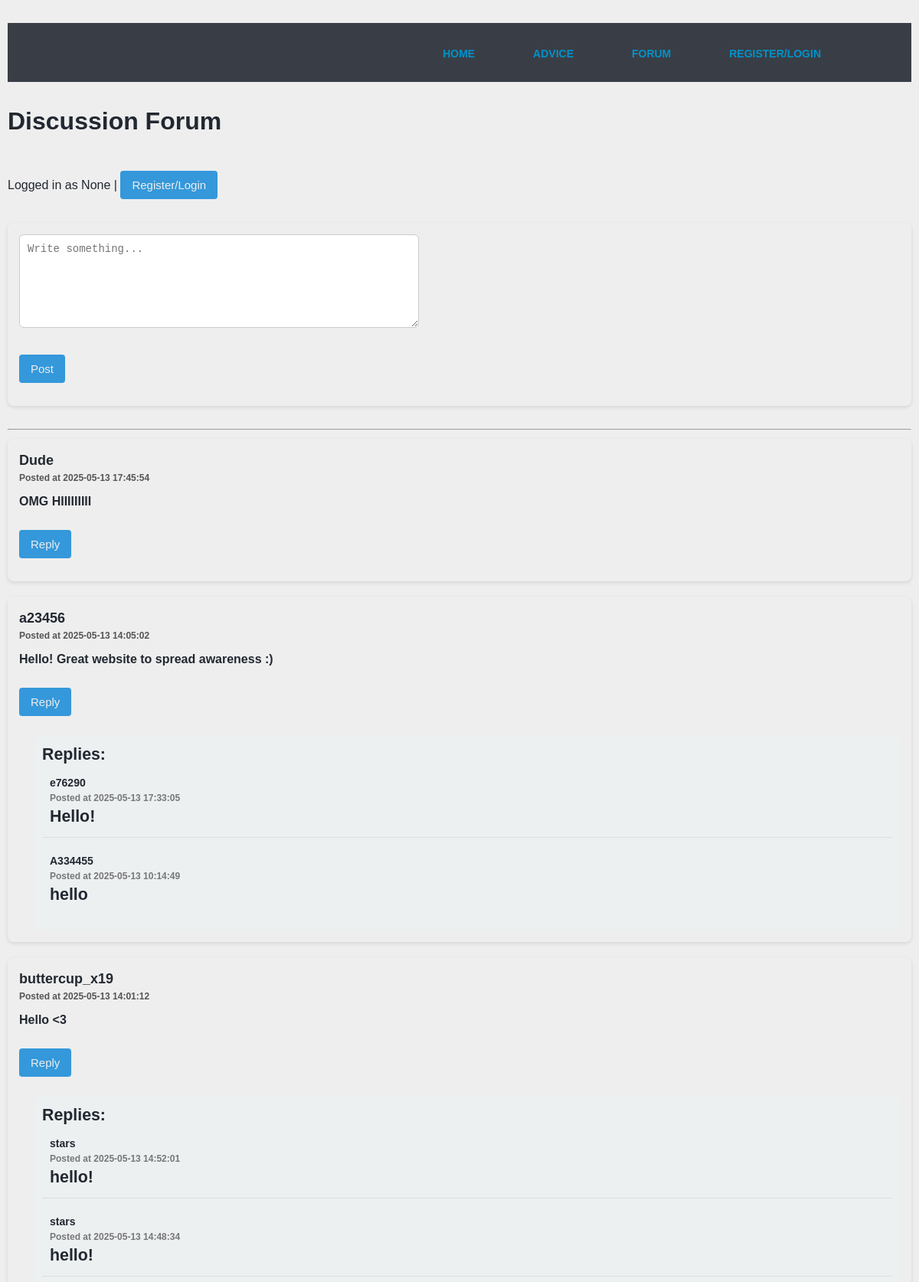
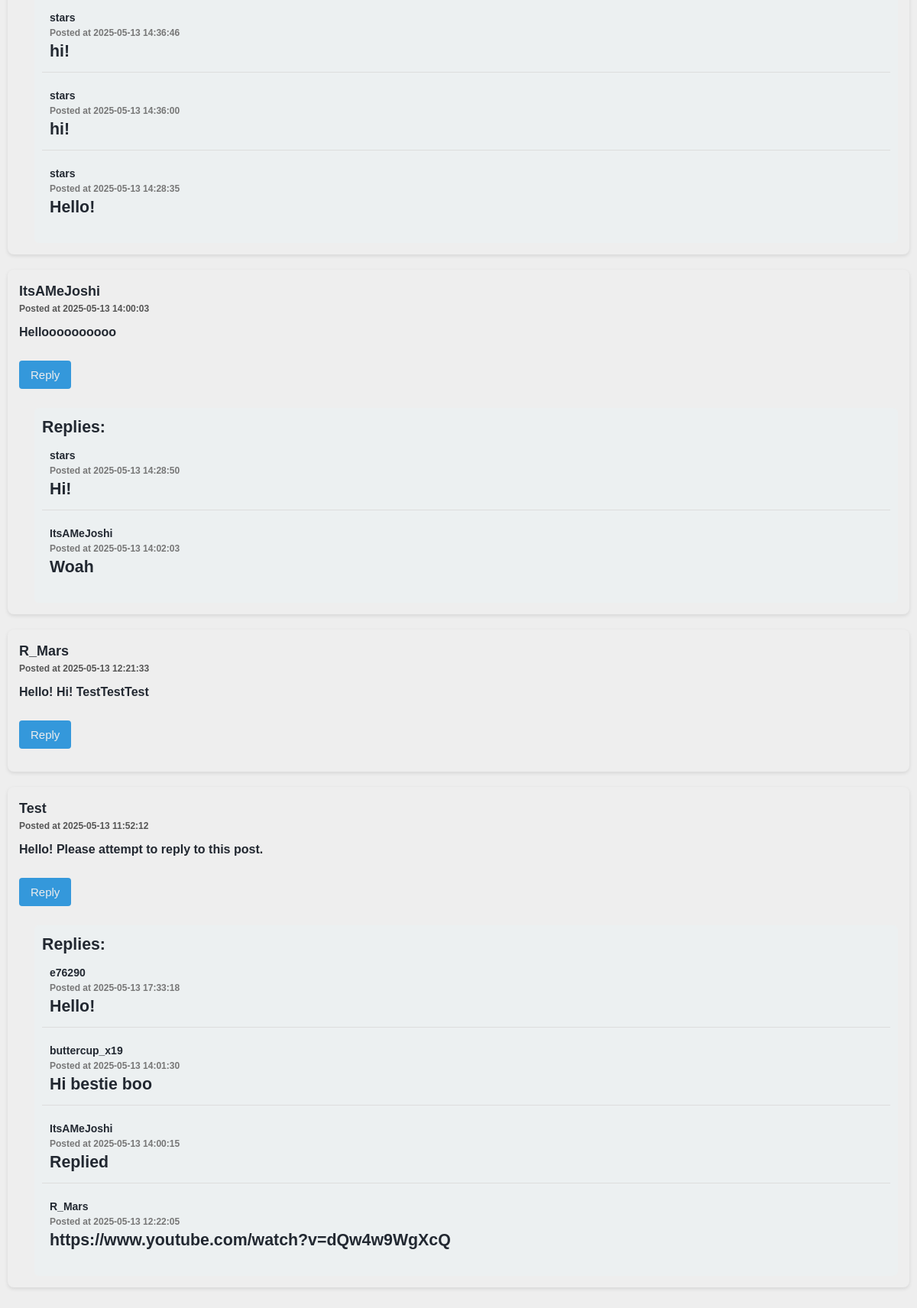
Page /forum on the committed database (2 pictures, top to bottom).
### tables this page shows
CREATE TABLE posts (
    id INTEGER PRIMARY KEY AUTOINCREMENT,
    user_id INTEGER NOT NULL,
    content TEXT NOT NULL,
    timestamp DATETIME DEFAULT CURRENT_TIMESTAMP,
    parent_post_id INTEGER DEFAULT NULL,  -- For replies
    FOREIGN KEY(user_id) REFERENCES users(id),
    FOREIGN KEY(parent_post_id) REFERENCES posts(id)
);

CREATE TABLE users (
    id INTEGER PRIMARY KEY AUTOINCREMENT,
    username TEXT NOT NULL UNIQUE,
    password TEXT NOT NULL
);

### app.py (the view)
@app.route('/forum', methods=['GET', 'POST'])
def forum():
    db = get_db()
    cursor = db.cursor()
    if request.method == 'POST' and 'user_id' in session:
        content = request.form['content']
        parent_post_id = request.form.get('parent_post_id')  # Get parent post ID if it's a reply
        cursor.execute("INSERT INTO posts (user_id, content, parent_post_id) VALUES (?, ?, ?)",
                       (session['user_id'], content, parent_post_id))
        db.commit()
    cursor.execute("""
        SELECT posts.id, posts.content, posts.timestamp, users.username, posts.parent_post_id
        FROM posts
        JOIN users ON posts.user_id = users.id
        ORDER BY posts.timestamp DESC
    """)
    posts = cursor.fetchall()
    post_dict = {}
    for post in posts:
        post_dict[post[0]] = {"id": post[0], "content": post[1], "timestamp": post[2],
                              "username": post[3], "parent_post_id": post[4], "replies": []}
    for post in posts:
        parent_id = post[4]  # Assuming index 4 is parent_id
        if parent_id in post_dict:
            post_dict[parent_id]["replies"].append(post_dict[post[0]])
        else:
            print(f"Warning: Parent post {parent_id} not found for post {post[0]}")
    top_level_posts = [post for post in post_dict.values() if post["parent_post_id"] is None]
    return render_template('forum.html', posts=top_level_posts, username=session.get('username'))

### app.py (called while the page is built)
def get_db():
    db = sqlite3.connect(DATABASE)
    db.row_factory = sqlite3.Row
    return db

@app.teardown_appcontext
def close_connection(exception):
    db = getattr(g, '_database', None)
    if db is not None:
        db.close()

### templates/forum.html (shortened to what this page needs)
<!DOCTYPE html>
<html lang="en">
  <head>
    <link rel="stylesheet" type="text/css" href="{{ url_for('static', filename='forum_style.css') }}">
  </head>
  <body>
    <header>
      <div class="container">
        <nav>
          <ul>
            <li><a href="/">Home</a></li>
            <li><a href="/advice">Advice</a></li>
            <li><a href="#">Forum</a></li>
            {% if session.get('user_id') %}
            <li><a href="/logout">Logout</a></li>
            {% else %}
            <li><a href="/register_login">Register/Login</a></li>
            {% endif %}
          </ul>
        </nav>
      </div>
    </header>
    <main>
        <h2>Discussion Forum</h2>
<p>Logged in as {{ username }} | {% if session.get('user_id') %} <a href="/logout"><button>Logout</button></a> {% else %} <a href="/register_login"><button>Register/Login</button></a> {% endif %}
<form method="post">
  <textarea name="content" required placeholder="Write something..."></textarea><br>
  <button type="submit">Post</button>
</form>
<hr>
{% for post in posts %}
  <div class="post">
    <div class="post-header">{{ post.username }}</div>
    <div class="post-info">Posted at {{ post.timestamp }}</div>
    <div class="post-content">{{ post.content }}</div>
    <button class="toggle-reply-btn" data-post-id="{{ post.id }}">Reply</button>
    {% if post.replies %}
      <div class="replies">
        <strong>Replies:</strong>
        {% for reply in post.replies %}
          <div class="reply">
            <div class="reply-header">{{ reply.username }}</div>
            <div class="reply-info">Posted at {{ reply.timestamp }}</div>
            <div class="reply-content">{{ reply.content }}</div>
          </div>
        {% endfor %}
      </div>
    {% endif %}
  </div>
{% endfor %}
    </main>
  </body>
</html>

### static/forum_style.css (style rules this page uses)
.container { width: 80%; margin: 20px auto; }
header { background: #393e46; }
header::after { content: ''; display: table; clear: both; }
nav { float: right; }
nav ul { margin: 0; padding: 0; list-style: none; }
nav li { display: inline-block; margin-left: 70px; padding-top: 23px; position: relative; }
nav a { color: #0092ca; text-decoration: none; text-transform: uppercase; font-size: 14px; }
nav a::before { content: ''; display: block; height: 5px; background-color: #444; position: absolute; top: 0; width: 0%; transition: all ease-in-out 250ms; }
button { padding: 15px; border-radius: 10px; margin-top: 15px; margin-bottom: 15px; border: none; color: #eeeeee; cursor: pointer; background-color: #0092ca; width: auto; font-size: 16px; }
.post { background-color: #eeeeee; padding: 15px; margin-bottom: 20px; border-radius: 8px; box-shadow: 0 2px 5px rgba(0, 0, 0, 0.1); width: auto; }
.post-header { font-size: 18px; font-weight: bold; }
.post-info { font-size: 12px; color: #555; margin-bottom: 10px; }
.post-content { font-size: 16px; margin-bottom: 10px; }
.replies { margin-left: 20px; background-color: #ecf0f1; padding: 10px; border-radius: 6px; margin-top: 10px; }
.reply { padding: 10px; border-bottom: 1px solid #ddd; margin-bottom: 10px; }
.reply:last-child { border-bottom: none; }
.reply .reply-header { font-size: 14px; font-weight: bold; }
.reply .reply-info { font-size: 12px; color: #777; }
form { background-color: #eeeeee; padding: 15px; margin-bottom: 30px; border-radius: 8px; box-shadow: 0 2px 5px rgba(0, 0, 0, 0.1); }
form textarea { width: 500px; height: 100px; padding: 10px; border: 1px solid #ccc; border-radius: 6px; font-size: 14px; margin-bottom: 10px; }
button, form button, .small-btn { background-color: #3498db; color: #eeeeee; border: none; padding: 10px 15px; font-size: 15px; border-radius: 4px; cursor: pointer; width: auto; }

### rows in the picture
posts: username "Dude", timestamp "2025-05-13 17:45:54", content "OMG HIIIIIIIII"
posts: username "a23456", timestamp "2025-05-13 14:05:02", content "Hello! Great website to spread awareness :)"
posts: username "e76290", timestamp "2025-05-13 17:33:05", content "Hello!"
posts: username "A334455", timestamp "2025-05-13 10:14:49", content "hello"
posts: username "buttercup_x19", timestamp "2025-05-13 14:01:12", content "Hello <3"
posts: username "stars", timestamp "2025-05-13 14:52:01", content "hello!"
posts: username "stars", timestamp "2025-05-13 14:48:34", content "hello!"
posts: username "stars", timestamp "2025-05-13 14:36:46", content "hi!"
posts: username "stars", timestamp "2025-05-13 14:36:00", content "hi!"
posts: username "stars", timestamp "2025-05-13 14:28:35", content "Hello!"
posts: username "ItsAMeJoshi", timestamp "2025-05-13 14:00:03", content "Helloooooooooo"
posts: username "stars", timestamp "2025-05-13 14:28:50", content "Hi!"
posts: username "ItsAMeJoshi", timestamp "2025-05-13 14:02:03", content "Woah"
posts: username "R_Mars", timestamp "2025-05-13 12:21:33", content "Hello! Hi! TestTestTest"
posts: username "Test", timestamp "2025-05-13 11:52:12", content "Hello! Please attempt to reply to this post."
posts: username "e76290", timestamp "2025-05-13 17:33:18", content "Hello!"
posts: username "buttercup_x19", timestamp "2025-05-13 14:01:30", content "Hi bestie boo"
posts: username "ItsAMeJoshi", timestamp "2025-05-13 14:00:15", content "Replied"
posts: username "R_Mars", timestamp "2025-05-13 12:22:05", content "https://www.youtube.com/watch?v=dQw4w9WgXcQ"

### other values in the picture
{{ username }} "None"
